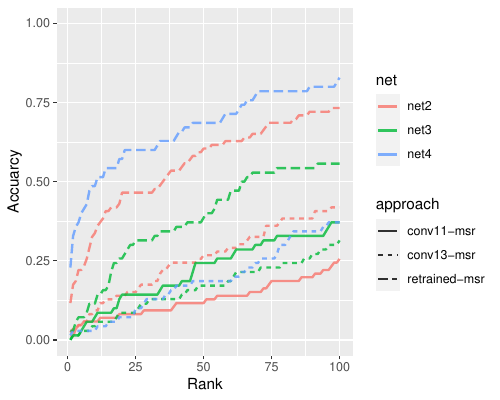

Recreate this plot in R.
library(data.table)
library(ggplot2)
library(magrittr)

setwd("..")

ranks2 <- fread("net2/ranks-ident.csv")
ranks2[, net := "net2"]

ranks3 <- fread("net3/ranks-ident.csv")
ranks3[, net := "net3"]

ranks4 <- fread("net4/ranks-ident.csv")
ranks4[, net := "net4"]

ranks <- rbind(ranks2, ranks3, ranks4)

ranks[, subset := factor(subset)]
ranks[, approach := factor(approach)]
ranks[, net := factor(net)]

ranks[, approach := sub("after-", "", approach)]
ranks[, approach := sub("fc1-", "", approach)]

ranks[, subset := ordered(subset, levels = c("train", "test", "ident"))]

summary(ranks)

net2_subsets <- ranks[net == "net2" & approach == "retrained-msr"]
highlight <- net2_subsets[subset == "ident" & rank <= 5]
net2_subsets %>%
  ggplot(aes(x = rank, y = frequency, color = subset)) +
  geom_line(size = 0.8) + ylim(0, 1) + xlim(1, 100) +
  ylab("Accuarcy") + xlab("Rank") +
  scale_color_brewer(palette = "Dark2") +
  annotate("point", x = highlight$rank, y = highlight$frequency)
ggsave("../report/figures/ranks-subsets.pdf", width = 4, height = 3)

ranks[subset == "ident" & approach == "retrained-msr"][
  (rank <= 5 | rank == 10 | rank == 100)]

ranks[subset == "ident" & grepl("msr", approach)] %>%
  ggplot(aes(x = rank, y = frequency, color = net, linetype = approach)) +
  geom_line(size = 0.8, alpha = 0.8) + ylim(0, 1) + xlim(1, 100) +
  ylab("Accuarcy") + xlab("Rank") +
  theme(legend.position = "right")

ggsave("../report/figures/ranks-ident-layer-selection.pdf", width = 4, height = 2.3)

# ---------


ranks[subset == "ident"]["retrained-msr" == approach][
  (rank <= 5 | rank == 10 | rank == 100), ] %>%
  dcast(rank ~ net, value.var = c("frequency"))

ranks[subset == "ident"][grepl("retrained", approach)] %>%
  ggplot(aes(x = rank, y = frequency, color = net, linetype = approach)) +
  geom_line(size = 0.8, alpha = 0.8) + ylim(0, 1) + xlim(1, 100) +
  ylab("Accuarcy") + xlab("Rank") +
  theme(legend.position = "right")

ggsave("../report/figures/ranks-ident-nets.pdf", width = 4, height = 2.3)

